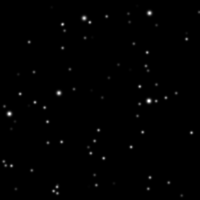
%> input picture HW5/StarField.png, 200 x 200 px
$ octave Question1.m   (GNU Octave 9; MATLAB toolbox functions it lacks are replaced by stand-ins)
%> lines starting %> are read from the running program, lines starting %| are printed output that depends on the picture; in (x1, y1, x2, y2) boxes, pixels count from 0 and x2, y2 are one past the last pixel; in counts of white or black regions, pixels touching at a corner belong together; the program's own positions count from 1
% AERSP 450 HW5 - Question I
% Made by Nicholas Luis (PSU ID: 930841391)
% Remove semi-colons to see the output

%% Parts A & B - Basic Data
clc; clear; close all;

% Step 1
grayImg = imread('StarField.png');
%> grayImg is the input picture: size 200x200 uint8; min 0, max 255, mean 1.6
imshow(grayImg);

% Step 2
binaryImg = imbinarize(grayImg, 'adaptive'); %Adaptive thresholding
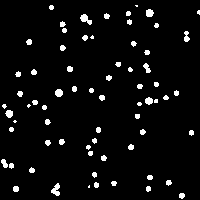
%> binaryImg: size 200x200 logical; 4.6% white; 69 white regions (11 under 20 px), largest, box (x1, y1, x2, y2) and area: (80, 14, 92, 25) 70, (51, 183, 60, 196) 70, (146, 9, 154, 17) 52
imshow(binaryImg)

% Step 3
stats = regionprops(binaryImg, 'Centroid');
%> stats = 69 regions; first 5, Centroid: [5 164], [4.9 106.7], [9.9 114.3], [12 130], [12 166.3]
centroids = cat(1, stats.Centroid); %Extract x and y pixel coordinates
%> centroids = 69 rows, first 12: [5 164; 4.88 106.7; 9.88 114.3; 12 130; 12 166.3; 15.5 122; 16.5 189.5; 18.81 74.81; 20.64 94.36; 29.72 42.59; 29.3 106.3; 32.48 170.9]

% Step 4 : Comparing extracted coords to manually-obtained coords
Star1 = [86,19];
Star2 = [150,14];
Star3 = [10,114];
Star4 = [60,93];
Star5 = [150,101];
starCoords = [Star1; Star2; Star3; Star4; Star5];

Cents = NaN(length(starCoords),2);
for i=1:size(starCoords)
    [M,I] = min(((centroids(:,1)-starCoords(i,1)).^2 + (centroids(:,2)-starCoords(i,2)).^2).^(0.5));
    Cents(i,:) = centroids(I,:); % Saves new centroid coordinates
end
%> this loop made 5 passes
%> (M, I) on passes 1 to 5: (0.86, 27), (0.396, 57), (0.337, 3), (0.707, 20), (0.707, 56)
%> after the loop, Cents = [86.31 19.8; 150.2 13.63; 9.88 114.3; 59.5 93.5; 149.5 101.5]
clear i;

% Step 5: Verifying coordinates
imshow("StarField.png")
hold on
plot(centroids(:,1),centroids(:,2),'.r')
hold on
plot(Cents(:,1),Cents(:,2),'og')
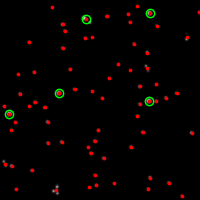
%> figure redrawn from the program's plot data

% Step 6: Converting pixel coords into spatial
[L,W] = size(binaryImg); % Gets image dimensions
%> L = 200; W = 200
P = (Cents - W/2) * tan((4*pi/180)/2);
%> P = [-0.478 -2.8; 1.75 -3.02; -3.15 0.5; -1.41 -0.227; 1.73 0.0524]
P = cat(2,P,ones(5,1));
for j = 1:length(P)
    P(j,:) = P(j,:)./norm(P(j,:)); % Normalize vectors to get unit vector
end
%> this loop made 5 passes
%> after the loop, P = [-0.159 -0.93 0.332; 0.483 -0.831 0.276; -0.942 0.15 0.299; -0.81 -0.13 0.572; 0.865 0.0262 0.501]
clear j;

% (Part B)
StarI1 = [-0.921069884293268 -0.342599924017704 0.185082577005643];
StarI2= [-0.476980639452282 -0.711962047538100 0.515363476056510];
StarI3= [-0.496592767571065 0.816782636490539 -0.293703503424244];
StarI4= [-0.736236774114155 0.676644212846351 0.010393347079969];
StarI5 = [ 0.304668730748568 -0.299446239108458 0.904161995655567];
starCoordsInertial = [StarI1; StarI2; StarI3; StarI4; StarI5];

close all;
%% Part C (TRIAD Method)
% Step 1: Computing DCM
b1 = P(2,:)';
%> b1 = [0.483; -0.831; 0.276]
b2 = P(3,:)';
%> b2 = [-0.942; 0.15; 0.299]
b3 = cross(b1,b2) / norm(cross(b1,b2));
%> b3 = [-0.334; -0.466; -0.819]

r1 = starCoordsInertial(2,:)';
r2 = starCoordsInertial(3,:)';
r3 = cross(r1,r2) / norm(cross(r1,r2));

B = [b1, b3, cross(b1,b3)];
%> B = [0.483 -0.334 0.809; -0.831 -0.466 0.303; 0.276 -0.819 -0.503]
R = [r1, r3, cross(r1,r3)];

C_BN_triad = B*R';
%> C_BN_triad = [0.535 -0.623 0.57; 0.766 0.642 -0.0165; -0.356 0.446 0.821]

% Step 2
errorMat_Triad = NaN(3,length(starCoordsInertial));
for k = 1:length(starCoordsInertial)
    errorMat_Triad(:,k) = P(k,:)' - (C_BN_triad*starCoordsInertial(k,:)');
end
%> after the loop, errorMat_Triad = [0.0147 -3.33e-16 -1.47e-05 5.12e-05 -4.46e-05; -0.000938 4.44e-16 0.000742 -0.00019 -3.92e-05; 0.00479 -1.11e-16 -0.000416 2.93e-05 7.91e-05]
clear k;
errorTriad = norm([errorMat_Triad(1,:), errorMat_Triad(2,:), errorMat_Triad(3,:)]);
%> errorTriad = 0.0156

%% Part D (OLAE Method)
S_matrix = NaN(3*length(P), 3);
%> S_matrix = 15 rows, first 12: [NaN NaN NaN; NaN NaN NaN; NaN NaN NaN; NaN NaN NaN; NaN NaN NaN; NaN NaN NaN; NaN NaN NaN; NaN NaN NaN; NaN NaN NaN; NaN NaN NaN; NaN NaN NaN; NaN NaN NaN]
D_vector = NaN(length(P), 3);
%> D_vector = [NaN NaN NaN; NaN NaN NaN; NaN NaN NaN; NaN NaN NaN; NaN NaN NaN]

for n = 1:length(P)
    S = P(n,:)' + starCoordsInertial(n,:)';
    D_vector(n,:) = P(n,:)' - starCoordsInertial(n,:)';

    cntr = 1 + 3*(n-1);
    S_matrix(cntr:3*n, :) = skewSymmetric(S);
end
%> this loop made 5 passes
%> (S, cntr, matrixTilda in skewSymmetric) on passes 1 to 5: ([-1.08; -1.27; 0.517], 1, [0 -0.517 -1.27; 0.517 0 1.08; 1.27 -1.08 0]), ([0.00575; -1.54; 0.791], 4, [0 -0.791 -1.54; 0.791 0 -0.00575; 1.54 0.00575 0]), ([-1.44; 0.966; 0.00571], 7, [0 -0.00571 0.966; 0.00571 0 1.44; -0.966 -1.44 0]), ([-1.55; 0.547; 0.583], 10, [0 -0.583 0.547; 0.583 0 1.55; -0.547 -1.55 0]), ([1.17; -0.273; 1.4], 13, [0 -1.4 -0.273; 1.4 0 -1.17; 0.273 1.17 0])
%> after the loop, D_vector = [0.762 -0.587 0.147; 0.96 -0.119 -0.24; -0.446 -0.667 0.593; -0.0734 -0.807 0.562; 0.561 0.326 -0.404]; S_matrix = 15 rows, first 12: [0 -0.517 -1.27; 0.517 0 1.08; 1.27 -1.08 0; 0 -0.791 -1.54; 0.791 0 -0.00575; 1.54 0.00575 0; 0 -0.00571 0.966; 0.00571 0 1.44; -0.966 -1.44 0; 0 -0.583 0.547; 0.583 0 1.55; -0.547 -1.55 0]
clear n; clear cntr;

D_long = reshape(D_vector',[],1); % Long vector
%> D_long = [0.762; -0.587; 0.147; 0.96; -0.119; -0.24; -0.446; -0.667; 0.593; -0.0734; -0.807; 0.562; 0.561; 0.326; -0.404]

q = pinv(S_matrix)*D_long;
%> q = [-0.153; -0.31; -0.465]

% DCM relating body to inertial frame using OLAE method
C_BN_olae = ((eye(3) + skewSymmetric(q)) / (eye(3) - skewSymmetric(q)))';
%> C_BN_olae = [0.532 -0.625 0.571; 0.767 0.641 -0.0129; -0.358 0.445 0.821]

% Calculating error
errorMat_OLAE = NaN(3,length(starCoordsInertial));
for k = 1:length(starCoordsInertial)
    errorMat_OLAE(:,k) = P(k,:)' - (C_BN_olae*starCoordsInertial(k,:)');
end
%> after the loop, errorMat_OLAE = [0.0114 -0.00299 0.000204 -0.000892 -0.000399; -0.00103 -0.00215 0.00325 0.00132 -0.0039; 0.00276 -0.00124 -0.000961 -0.000958 0.00091]
clear k;
errorOlae = norm([errorMat_OLAE(1,:), errorMat_OLAE(2,:), errorMat_OLAE(3,:)]);
%> errorOlae = 0.0136


%% Part E (Davenport q-method)
B_mat = zeros(3,3);
for i = 1:length(P)
    B_mat = B_mat + ( P(i,:)' * starCoordsInertial(i, :) );
end
%> this loop made 5 passes
%> B_mat on passes 2 to 5: [-0.0841 -0.289 0.219; 1.25 0.91 -0.601; -0.437 -0.31 0.203], [0.384 -1.06 0.496; 1.18 1.03 -0.644; -0.586 -0.0654 0.116], [0.98 -1.61 0.488; 1.27 0.945 -0.646; -1.01 0.322 0.122], [1.24 -1.87 1.27; 1.28 0.937 -0.622; -0.855 0.172 0.574]

sigma = trace(B_mat);
%> sigma = 2.75
S = B_mat + B_mat';
%> S = [2.49 -0.584 0.415; -0.584 1.87 -0.45; 0.415 -0.45 1.15]
Z = [B_mat(2,3) - B_mat(3,2);
     B_mat(3,1) - B_mat(1,3);
     B_mat(1,2) - B_mat(2,1); ];
%> Z = [-0.794; -2.13; -3.15]

% K matrix
K = [sigma, Z';
     Z(1), S(1,:) - [sigma, 0, 0];
     Z(2), S(2,:) - [0, sigma, 0];
     Z(3), S(3,:) - [0, 0, sigma]; ];
%> K = [2.75 -0.794 -2.13 -3.15; -0.794 -0.267 -0.584 0.415; -2.13 -0.584 -0.881 -0.45; -3.15 0.415 -0.45 -1.61]

% Eigen-stuff
[eVec, eVal] = eig(K);
%> eVec = [0.497 -0.0485 0.0471 -0.865; 0.0976 -0.609 0.776 0.132; 0.463 -0.611 -0.583 0.269; 0.727 0.504 0.235 0.402]; eVal = [-3.99 0 0 0; 0 -1.26 0 0; 0 0 0.249 0; 0 0 0 5]
[~, I] = max(diag(eVal));
%> I = 4
q = eVec(:,I);
%> q = [-0.865; 0.132; 0.269; 0.402]

% Converting quaternion to DCM
C_BN_dave = [ q(1)^2 + q(2)^2 - q(3)^2 - q(4)^2, 2*(q(2)*q(3) + q(1)*q(4)), 2*(q(2)*q(4) - q(1)*q(3)) ;
              2*(q(2)*q(3) - q(1)*q(4)), q(1)^2 - q(2)^2 + q(3)^2 - q(4)^2, 2*(q(3)*q(4) + q(1)*q(2)) ;
              2*(q(2)*q(4) + q(1)*q(3)), 2*(q(3)*q(4) - q(1)*q(2)), q(1)^2 - q(2)^2 - q(3)^2 + q(4)^2 ;]
%> C_BN_dave = [0.532 -0.625 0.571; 0.767 0.641 -0.0128; -0.358 0.445 0.821]

% Calculating error
errorMat_dave = NaN(3,length(starCoordsInertial));
for k = 1:length(starCoordsInertial)
    errorMat_dave(:,k) = P(k,:)' - (C_BN_dave*starCoordsInertial(k,:)');
end
%> after the loop, errorMat_dave = [0.0114 -0.00296 9.76e-05 -0.00104 -0.000548; -0.00111 -0.00214 0.00307 0.00112 -0.00388; 0.00255 -0.00124 -0.00121 -0.00122 0.00117]
clear k;
errorDave = norm([errorMat_dave(1,:), errorMat_dave(2,:), errorMat_dave(3,:)])
%> errorDave = 0.0136

%% Functions
function matrixTilda = skewSymmetric(vec)
% This function inputs a vector and returns a skew symmetrix matrix
matrixTilda = [0, -vec(3), vec(2);
               vec(3), 0, -vec(1);
               -vec(2), vec(1), 0;];
end
